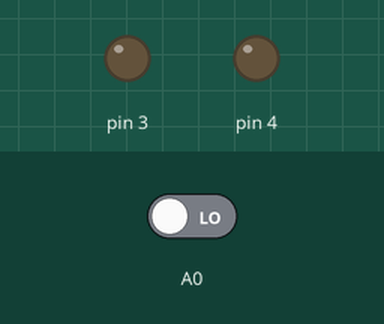
The sketch below on a simulated Arduino Uno, built with avr-gcc and run on an emulated ATmega328P. Shown: output pins drawn as LEDs (lit = HIGH). The test bench sets the inputs (shaded band); at power-on: A0 LOW.

Above: at 1.2 s.
1.3 s: A0 driven HIGH
At 1.6 s:
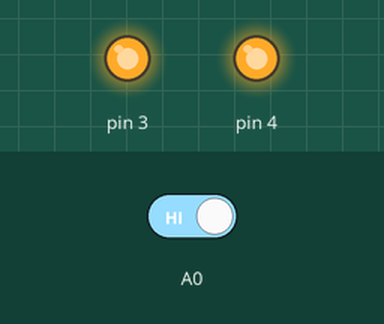
2.8 s: A0 driven LOW
At 4.0 s:
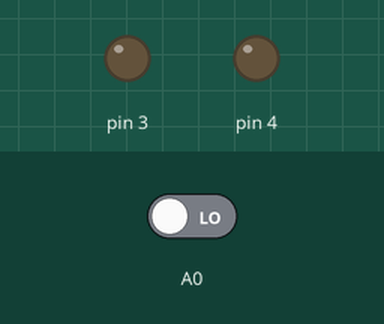
Timing chart, 0 to 5.8 s (numbered marks = the images above; inputs shaded):
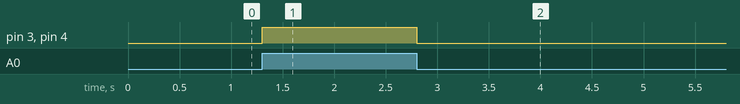

Measured:
- after the input at 1.3 s, pin 3, pin 4: LOW → HIGH at once
- after the input at 2.8 s, pin 3, pin 4: HIGH → LOW at once

The sketch:

LDR_SENSOR.ino
```cpp
void setup() {
  pinMode(3,OUTPUT);
  pinMode(A0,INPUT);
  pinMode(4,OUTPUT);
}

void loop() {
 if(digitalRead(A0) == HIGH){
  digitalWrite(3,HIGH);
  digitalWrite(4,HIGH);
  delay(10);
 }
 else{
  digitalWrite(3,LOW);
  digitalWrite(4,LOW);
 }
}
```
